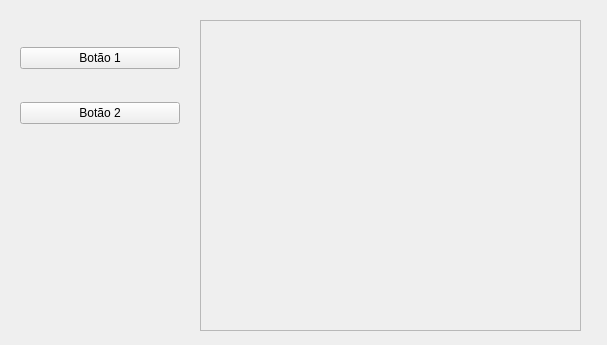
<?xml version="1.0" encoding="UTF-8"?>
<ui version="4.0">
 <class>MainWindow</class>
 <widget class="QMainWindow" name="MainWindow">
  <property name="windowModality">
   <enum>Qt::NonModal</enum>
  </property>
  <property name="enabled">
   <bool>true</bool>
  </property>
  <property name="geometry">
   <rect>
    <x>0</x>
    <y>0</y>
    <width>607</width>
    <height>345</height>
   </rect>
  </property>
  <property name="sizePolicy">
   <sizepolicy hsizetype="Preferred" vsizetype="Preferred">
    <horstretch>0</horstretch>
    <verstretch>0</verstretch>
   </sizepolicy>
  </property>
  <property name="maximumSize">
   <size>
    <width>16777215</width>
    <height>16777215</height>
   </size>
  </property>
  <property name="windowTitle">
   <string>MainWindow</string>
  </property>
  <property name="windowFilePath">
   <string/>
  </property>
  <property name="toolButtonStyle">
   <enum>Qt::ToolButtonIconOnly</enum>
  </property>
  <property name="animated">
   <bool>true</bool>
  </property>
  <property name="documentMode">
   <bool>false</bool>
  </property>
  <property name="tabShape">
   <enum>QTabWidget::Rounded</enum>
  </property>
  <property name="dockNestingEnabled">
   <bool>false</bool>
  </property>
  <property name="dockOptions">
   <set>QMainWindow::AllowTabbedDocks|QMainWindow::AnimatedDocks</set>
  </property>
  <widget class="QWidget" name="centralwidget">
   <property name="cursor">
    <cursorShape>ArrowCursor</cursorShape>
   </property>
   <property name="acceptDrops">
    <bool>false</bool>
   </property>
   <property name="layoutDirection">
    <enum>Qt::LeftToRight</enum>
   </property>
   <widget class="QStackedWidget" name="tela">
    <property name="geometry">
     <rect>
      <x>200</x>
      <y>20</y>
      <width>381</width>
      <height>311</height>
     </rect>
    </property>
    <property name="sizePolicy">
     <sizepolicy hsizetype="Preferred" vsizetype="Preferred">
      <horstretch>0</horstretch>
      <verstretch>0</verstretch>
     </sizepolicy>
    </property>
    <property name="frameShape">
     <enum>QFrame::StyledPanel</enum>
    </property>
    <property name="currentIndex">
     <number>0</number>
    </property>
    <widget class="QWidget" name="page_1"/>
    <widget class="QWidget" name="page_2"/>
   </widget>
   <widget class="QWidget" name="verticalLayoutWidget">
    <property name="geometry">
     <rect>
      <x>20</x>
      <y>20</y>
      <width>160</width>
      <height>131</height>
     </rect>
    </property>
    <layout class="QVBoxLayout" name="area_botoes">
     <property name="sizeConstraint">
      <enum>QLayout::SetDefaultConstraint</enum>
     </property>
     <item>
      <widget class="QPushButton" name="bt_1">
       <property name="text">
        <string>Botão 1</string>
       </property>
      </widget>
     </item>
     <item>
      <widget class="QPushButton" name="bt_2">
       <property name="text">
        <string>Botão 2</string>
       </property>
      </widget>
     </item>
    </layout>
   </widget>
  </widget>
 </widget>
 <resources/>
 <connections/>
</ui>
